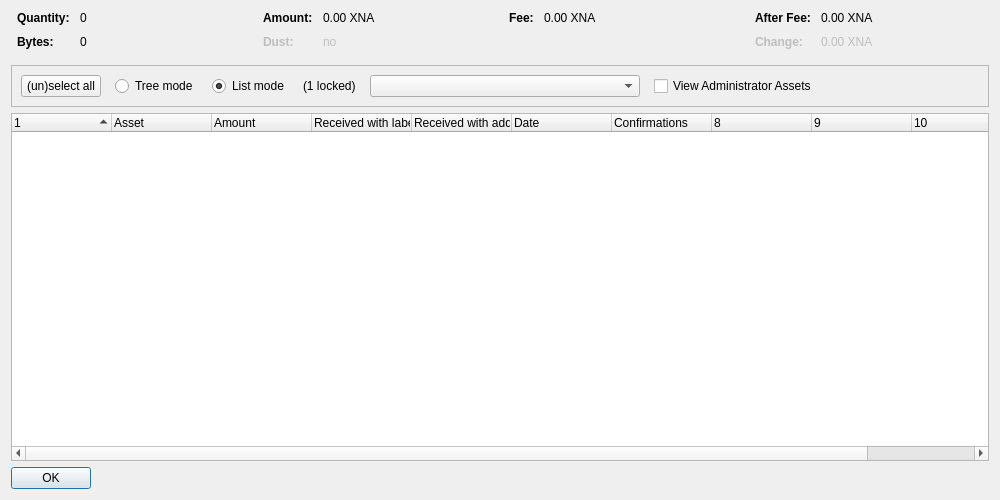
<?xml version="1.0" encoding="UTF-8"?>
<ui version="4.0">
 <class>AssetControlDialog</class>
 <widget class="QDialog" name="AssetControlDialog">
  <property name="geometry">
   <rect>
    <x>0</x>
    <y>0</y>
    <width>1000</width>
    <height>500</height>
   </rect>
  </property>
  <property name="windowTitle">
   <string>Asset Selection</string>
  </property>
  <layout class="QVBoxLayout" name="verticalLayout">
   <item>
    <layout class="QHBoxLayout" name="horizontalLayoutTop" stretch="0,0,0,0">
     <property name="topMargin">
      <number>0</number>
     </property>
     <property name="bottomMargin">
      <number>10</number>
     </property>
     <item>
      <layout class="QFormLayout" name="formLayoutAssetControl1">
       <property name="horizontalSpacing">
        <number>10</number>
       </property>
       <property name="verticalSpacing">
        <number>10</number>
       </property>
       <property name="leftMargin">
        <number>6</number>
       </property>
       <property name="rightMargin">
        <number>6</number>
       </property>
       <item row="0" column="0">
        <widget class="QLabel" name="labelAssetControlQuantityText">
         <property name="font">
          <font>
           <weight>75</weight>
           <bold>true</bold>
          </font>
         </property>
         <property name="text">
          <string>Quantity:</string>
         </property>
        </widget>
       </item>
       <item row="0" column="1">
        <widget class="QLabel" name="labelAssetControlQuantity">
         <property name="cursor">
          <cursorShape>IBeamCursor</cursorShape>
         </property>
         <property name="contextMenuPolicy">
          <enum>Qt::ActionsContextMenu</enum>
         </property>
         <property name="text">
          <string notr="true">0</string>
         </property>
         <property name="textInteractionFlags">
          <set>Qt::LinksAccessibleByMouse|Qt::TextSelectableByKeyboard|Qt::TextSelectableByMouse</set>
         </property>
        </widget>
       </item>
       <item row="1" column="0">
        <widget class="QLabel" name="labelAssetControlBytesText">
         <property name="font">
          <font>
           <weight>75</weight>
           <bold>true</bold>
          </font>
         </property>
         <property name="text">
          <string>Bytes:</string>
         </property>
        </widget>
       </item>
       <item row="1" column="1">
        <widget class="QLabel" name="labelAssetControlBytes">
         <property name="cursor">
          <cursorShape>IBeamCursor</cursorShape>
         </property>
         <property name="contextMenuPolicy">
          <enum>Qt::ActionsContextMenu</enum>
         </property>
         <property name="text">
          <string notr="true">0</string>
         </property>
         <property name="textInteractionFlags">
          <set>Qt::LinksAccessibleByMouse|Qt::TextSelectableByKeyboard|Qt::TextSelectableByMouse</set>
         </property>
        </widget>
       </item>
      </layout>
     </item>
     <item>
      <layout class="QFormLayout" name="formLayoutAssetControl2">
       <property name="horizontalSpacing">
        <number>10</number>
       </property>
       <property name="verticalSpacing">
        <number>10</number>
       </property>
       <property name="leftMargin">
        <number>6</number>
       </property>
       <property name="rightMargin">
        <number>6</number>
       </property>
       <item row="0" column="0">
        <widget class="QLabel" name="labelAssetControlAmountText">
         <property name="font">
          <font>
           <weight>75</weight>
           <bold>true</bold>
          </font>
         </property>
         <property name="text">
          <string>Amount:</string>
         </property>
        </widget>
       </item>
       <item row="0" column="1">
        <widget class="QLabel" name="labelAssetControlAmount">
         <property name="cursor">
          <cursorShape>IBeamCursor</cursorShape>
         </property>
         <property name="contextMenuPolicy">
          <enum>Qt::ActionsContextMenu</enum>
         </property>
         <property name="text">
          <string notr="true">0.00 XNA</string>
         </property>
         <property name="textInteractionFlags">
          <set>Qt::LinksAccessibleByMouse|Qt::TextSelectableByKeyboard|Qt::TextSelectableByMouse</set>
         </property>
        </widget>
       </item>
       <item row="1" column="0">
        <widget class="QLabel" name="labelAssetControlLowOutputText">
         <property name="enabled">
          <bool>false</bool>
         </property>
         <property name="font">
          <font>
           <weight>75</weight>
           <bold>true</bold>
          </font>
         </property>
         <property name="text">
          <string>Dust:</string>
         </property>
        </widget>
       </item>
       <item row="1" column="1">
        <widget class="QLabel" name="labelAssetControlLowOutput">
         <property name="enabled">
          <bool>false</bool>
         </property>
         <property name="cursor">
          <cursorShape>IBeamCursor</cursorShape>
         </property>
         <property name="contextMenuPolicy">
          <enum>Qt::ActionsContextMenu</enum>
         </property>
         <property name="text">
          <string notr="true">no</string>
         </property>
         <property name="textInteractionFlags">
          <set>Qt::LinksAccessibleByMouse|Qt::TextSelectableByKeyboard|Qt::TextSelectableByMouse</set>
         </property>
        </widget>
       </item>
      </layout>
     </item>
     <item>
      <layout class="QFormLayout" name="formLayoutAssetControl3">
       <property name="horizontalSpacing">
        <number>10</number>
       </property>
       <property name="verticalSpacing">
        <number>10</number>
       </property>
       <property name="leftMargin">
        <number>6</number>
       </property>
       <property name="rightMargin">
        <number>6</number>
       </property>
       <item row="0" column="0">
        <widget class="QLabel" name="labelAssetControlFeeText">
         <property name="font">
          <font>
           <weight>75</weight>
           <bold>true</bold>
          </font>
         </property>
         <property name="text">
          <string>Fee:</string>
         </property>
        </widget>
       </item>
       <item row="0" column="1">
        <widget class="QLabel" name="labelAssetControlFee">
         <property name="cursor">
          <cursorShape>IBeamCursor</cursorShape>
         </property>
         <property name="contextMenuPolicy">
          <enum>Qt::ActionsContextMenu</enum>
         </property>
         <property name="text">
          <string notr="true">0.00 XNA</string>
         </property>
         <property name="textInteractionFlags">
          <set>Qt::LinksAccessibleByMouse|Qt::TextSelectableByKeyboard|Qt::TextSelectableByMouse</set>
         </property>
        </widget>
       </item>
      </layout>
     </item>
     <item>
      <layout class="QFormLayout" name="formLayoutAssetControl4">
       <property name="horizontalSpacing">
        <number>10</number>
       </property>
       <property name="verticalSpacing">
        <number>10</number>
       </property>
       <property name="leftMargin">
        <number>6</number>
       </property>
       <property name="rightMargin">
        <number>6</number>
       </property>
       <item row="0" column="0">
        <widget class="QLabel" name="labelAssetControlAfterFeeText">
         <property name="font">
          <font>
           <weight>75</weight>
           <bold>true</bold>
          </font>
         </property>
         <property name="text">
          <string>After Fee:</string>
         </property>
        </widget>
       </item>
       <item row="0" column="1">
        <widget class="QLabel" name="labelAssetControlAfterFee">
         <property name="cursor">
          <cursorShape>IBeamCursor</cursorShape>
         </property>
         <property name="contextMenuPolicy">
          <enum>Qt::ActionsContextMenu</enum>
         </property>
         <property name="text">
          <string notr="true">0.00 XNA</string>
         </property>
         <property name="textInteractionFlags">
          <set>Qt::LinksAccessibleByMouse|Qt::TextSelectableByKeyboard|Qt::TextSelectableByMouse</set>
         </property>
        </widget>
       </item>
       <item row="1" column="0">
        <widget class="QLabel" name="labelAssetControlChangeText">
         <property name="enabled">
          <bool>false</bool>
         </property>
         <property name="font">
          <font>
           <weight>75</weight>
           <bold>true</bold>
          </font>
         </property>
         <property name="text">
          <string>Change:</string>
         </property>
        </widget>
       </item>
       <item row="1" column="1">
        <widget class="QLabel" name="labelAssetControlChange">
         <property name="enabled">
          <bool>false</bool>
         </property>
         <property name="cursor">
          <cursorShape>IBeamCursor</cursorShape>
         </property>
         <property name="contextMenuPolicy">
          <enum>Qt::ActionsContextMenu</enum>
         </property>
         <property name="text">
          <string notr="true">0.00 XNA</string>
         </property>
         <property name="textInteractionFlags">
          <set>Qt::LinksAccessibleByMouse|Qt::TextSelectableByKeyboard|Qt::TextSelectableByMouse</set>
         </property>
        </widget>
       </item>
      </layout>
     </item>
    </layout>
   </item>
   <item>
    <widget class="QFrame" name="frame">
     <property name="minimumSize">
      <size>
       <width>0</width>
       <height>40</height>
      </size>
     </property>
     <property name="frameShape">
      <enum>QFrame::StyledPanel</enum>
     </property>
     <property name="frameShadow">
      <enum>QFrame::Sunken</enum>
     </property>
     <layout class="QHBoxLayout" name="horizontalLayout">
      <item>
       <layout class="QHBoxLayout" name="horizontalLayoutPanel" stretch="0,0,0,0,0,0,0">
        <property name="spacing">
         <number>14</number>
        </property>
        <item>
         <widget class="QPushButton" name="pushButtonSelectAll">
          <property name="sizePolicy">
           <sizepolicy hsizetype="Maximum" vsizetype="Fixed">
            <horstretch>0</horstretch>
            <verstretch>0</verstretch>
           </sizepolicy>
          </property>
          <property name="text">
           <string>(un)select all</string>
          </property>
          <property name="autoDefault">
           <bool>false</bool>
          </property>
         </widget>
        </item>
        <item>
         <widget class="QRadioButton" name="radioTreeMode">
          <property name="sizePolicy">
           <sizepolicy hsizetype="Maximum" vsizetype="Fixed">
            <horstretch>0</horstretch>
            <verstretch>0</verstretch>
           </sizepolicy>
          </property>
          <property name="text">
           <string>Tree mode</string>
          </property>
         </widget>
        </item>
        <item>
         <widget class="QRadioButton" name="radioListMode">
          <property name="sizePolicy">
           <sizepolicy hsizetype="Maximum" vsizetype="Fixed">
            <horstretch>0</horstretch>
            <verstretch>0</verstretch>
           </sizepolicy>
          </property>
          <property name="text">
           <string>List mode</string>
          </property>
          <property name="checked">
           <bool>true</bool>
          </property>
         </widget>
        </item>
        <item>
         <widget class="QLabel" name="labelLocked">
          <property name="text">
           <string notr="true">(1 locked)</string>
          </property>
         </widget>
        </item>
        <item>
         <widget class="QComboBox" name="assetList">
          <property name="minimumContentsLength">
           <number>30</number>
          </property>
         </widget>
        </item>
        <item>
         <widget class="QCheckBox" name="viewAdministrator">
          <property name="toolTip">
           <string>View assets that you have the ownership asset for</string>
          </property>
          <property name="text">
           <string>View Administrator Assets</string>
          </property>
         </widget>
        </item>
        <item>
         <spacer name="horizontalSpacer">
          <property name="orientation">
           <enum>Qt::Horizontal</enum>
          </property>
          <property name="sizeHint" stdset="0">
           <size>
            <width>40</width>
            <height>20</height>
           </size>
          </property>
         </spacer>
        </item>
       </layout>
      </item>
     </layout>
    </widget>
   </item>
   <item>
    <widget class="AssetControlTreeWidget" name="treeWidget">
     <property name="contextMenuPolicy">
      <enum>Qt::CustomContextMenu</enum>
     </property>
     <property name="sortingEnabled">
      <bool>false</bool>
     </property>
     <property name="columnCount">
      <number>11</number>
     </property>
     <attribute name="headerShowSortIndicator" stdset="0">
      <bool>true</bool>
     </attribute>
     <attribute name="headerStretchLastSection">
      <bool>false</bool>
     </attribute>
     <column>
      <property name="text">
       <string/>
      </property>
     </column>
     <column>
      <property name="text">
       <string>Asset</string>
      </property>
     </column>
     <column>
      <property name="text">
       <string>Amount</string>
      </property>
     </column>
     <column>
      <property name="text">
       <string>Received with label</string>
      </property>
     </column>
     <column>
      <property name="text">
       <string>Received with address</string>
      </property>
     </column>
     <column>
      <property name="text">
       <string>Date</string>
      </property>
     </column>
     <column>
      <property name="text">
       <string>Confirmations</string>
      </property>
      <property name="toolTip">
       <string>Confirmed</string>
      </property>
     </column>
     <column>
      <property name="text">
       <string/>
      </property>
     </column>
     <column>
      <property name="text">
       <string/>
      </property>
     </column>
     <column>
      <property name="text">
       <string/>
      </property>
     </column>
     <column>
      <property name="text">
       <string/>
      </property>
     </column>
    </widget>
   </item>
   <item>
    <widget class="QDialogButtonBox" name="buttonBox">
     <property name="sizePolicy">
      <sizepolicy hsizetype="Maximum" vsizetype="Fixed">
       <horstretch>0</horstretch>
       <verstretch>0</verstretch>
      </sizepolicy>
     </property>
     <property name="orientation">
      <enum>Qt::Horizontal</enum>
     </property>
     <property name="standardButtons">
      <set>QDialogButtonBox::Ok</set>
     </property>
    </widget>
   </item>
  </layout>
 </widget>
 <customwidgets>
  <customwidget>
   <class>AssetControlTreeWidget</class>
   <extends>QTreeWidget</extends>
   <header location="global">assetcontroltreewidget.h</header>
  </customwidget>
 </customwidgets>
 <resources/>
 <connections/>
</ui>
